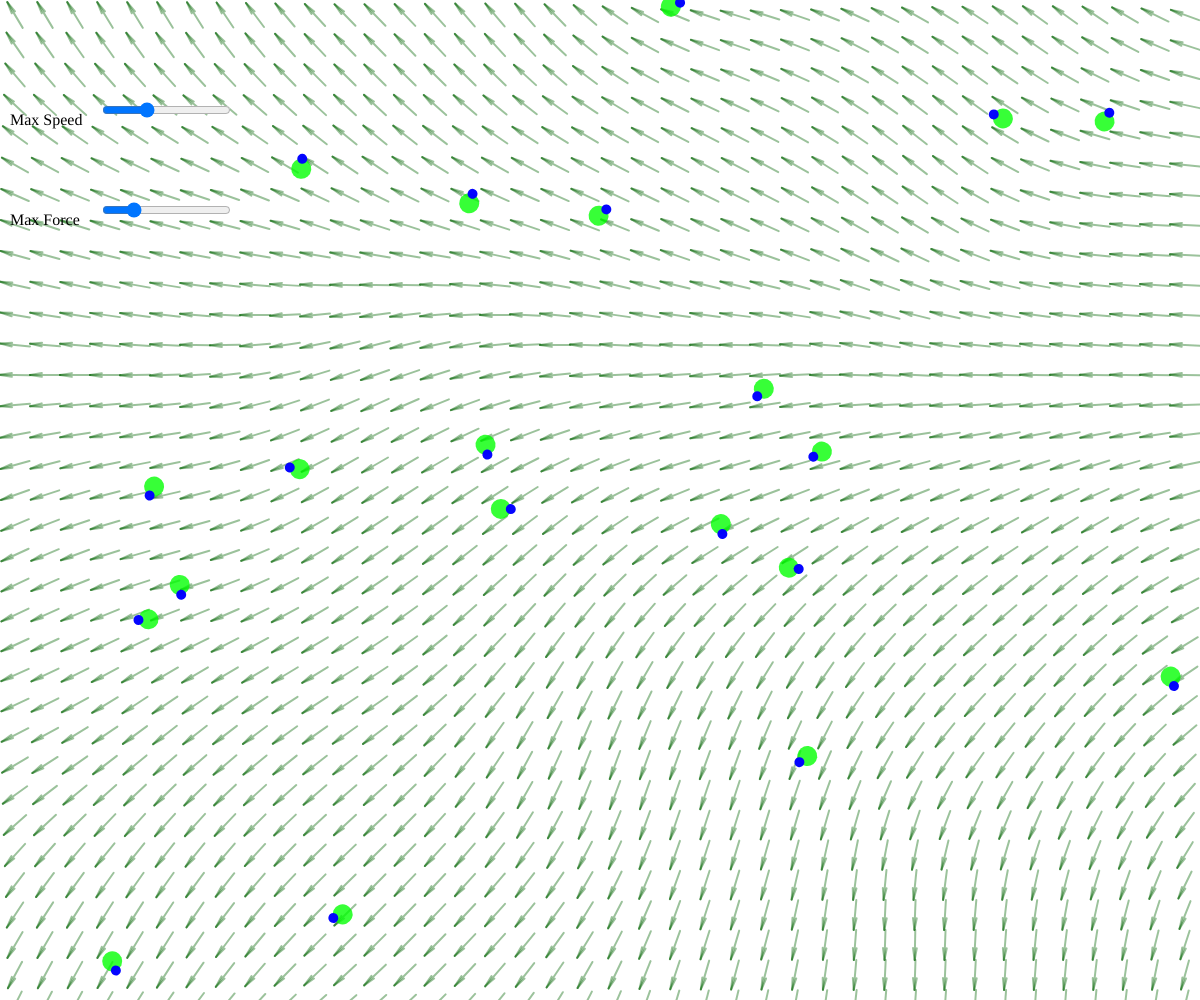
Frame 1 (no input)
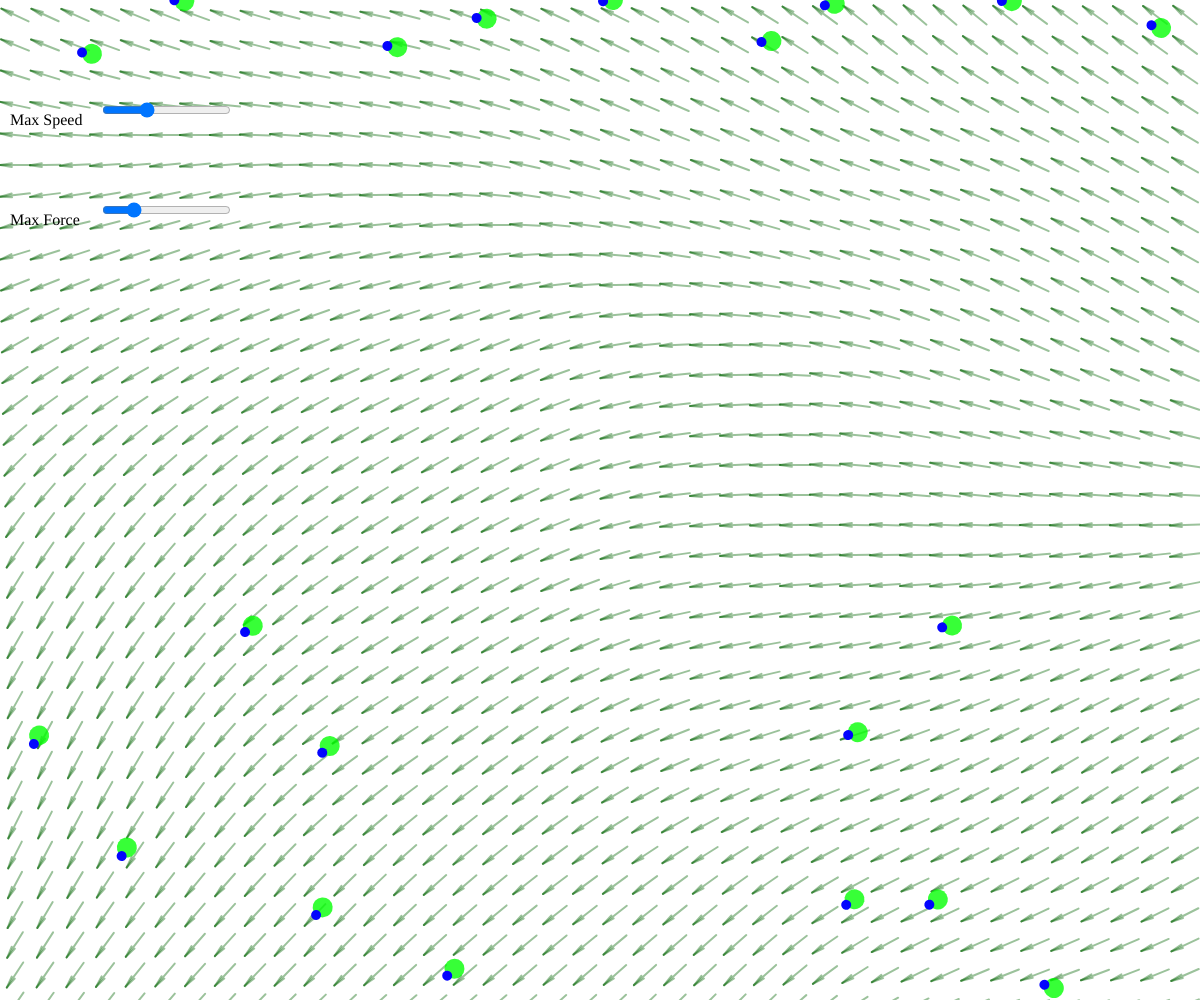
Frame 60 (no input)
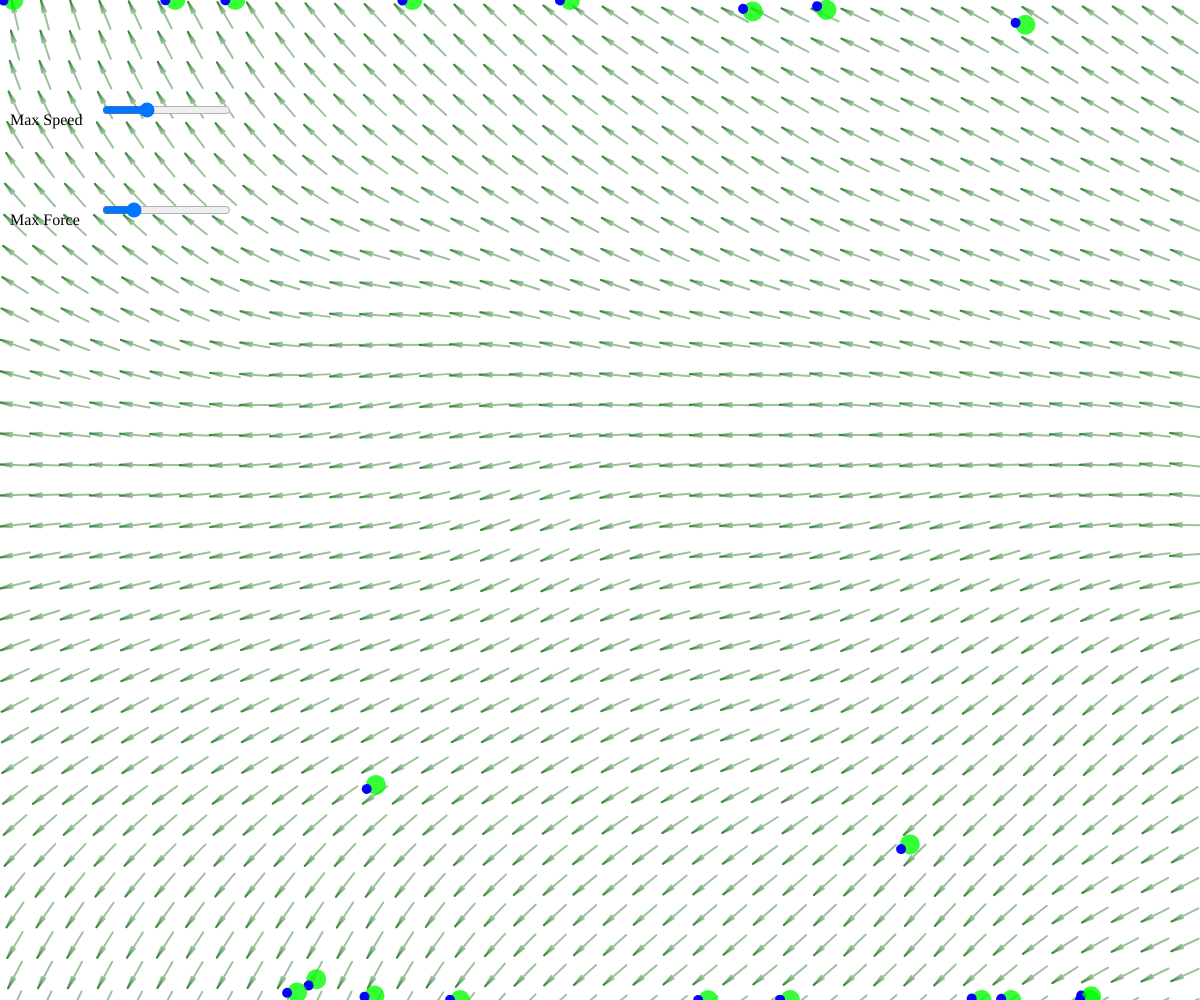
Frame 120 (the mouse pressed at the canvas centre since frame 60)

The p5.js sketch that drew these frames (run headless with seeded random() and noise() and a simulated clock; from frame 60 on, the mouse is pressed at the canvas centre):

// p5.js sketch
// ── sketch.js
class Arrow{
  constructor(pos,len,angle){
    this.pos = pos.copy();
    this.len = len;
    this.angle = angle;

    this.isChosed = false;

    this.perlinX = 0;
    this.perlinY = 1;
  }

  update(){
    push();
      translate(this.pos.x,this.pos.y);
      rotate(this.angle);
      let p1 = createVector(1,0).mult(this.len/2);
      let p2 = createVector(1,0).mult(-this.len/2);
      strokeCap(ROUND);
      strokeJoin(ROUND);
      if(this.isChosed){
        strokeWeight(10);
      }else{
        strokeWeight(2);
      }
      stroke(0,100,0,100);
      line(p1.x,p1.y,p2.x,p2.y);

      let d = 12;
      let lAng = Math.PI - Math.PI/20;
      push();
        translate(p1.x,p1.y);
        rotate(lAng);
        line(0,0,d,0);
      pop();
      push();
        translate(p1.x,p1.y);
        rotate(-lAng);
        line(0,0,d,0);
      pop();
    pop();
  }

  setAngle(angle){
    this.angle = angle;
  }

  getAngle(){
    return this.angle;
  }

  getPos(){
    return this.pos.copy();
  }
}

class Flow{
  constructor(cellSize){
    this.width = width;
    this.height = height;

    this.cellSize = cellSize;
    this.rows = Math.ceil(this.height/this.cellSize);
    this.cols = Math.ceil(this.width/this.cellSize);
    this.arrows = [];
    this.createArrows();
    this.drawGrid();
  }

  createArrows(){
    let deltaXY = this.cellSize/2;

    for(let i = 0;i < this.rows;i ++){
      let arr = [];
      for(let j = 0;j < this.cols;j ++){
        let arrow = new Arrow(createVector(j * this.cellSize+deltaXY,i * this.cellSize+deltaXY),this.cellSize,random(0,Math.PI * 2));
        arr.push(arrow);
      }
      this.arrows.push(arr);
    }
  }

  drawGrid(){
    noFill();
    stroke(255,30,30,240);
    for(let i = 0;i < this.cols;i ++){
      line(i * this.cellSize,0,i * this.cellSize,this.height);
    }
    for(let i = 0;i < this.rows;i ++){
      line(0,i * this.cellSize,this.width,i * this.cellSize);
    }
  }

  getArrowAngle(x,y){
    let arrow = this.getArrow(x,y);
    return arrow ? arrow.getAngle() : -Infinity;
  }

  getArrow(x,y){
    let i = 0;
    let j = 0;
    j = Math.floor(x / this.cellSize);
    i = Math.floor(y / this.cellSize);
    if(!this.arrows[i] || !this.arrows[i][j]) return null;
    return this.arrows[i][j];
  }

  effectByMouse(){
    let mousePos = createVector(mouseX,mouseY);
    for(let i = 0;i < this.rows;i ++){
      for(let j = 0;j < this.cols;j ++){
        let arrow = this.arrows[i][j];
        let angle = p5.Vector.sub(mousePos,arrow.getPos());
        arrow.setAngle(angle.heading());
      }
    }
  }

  effectByPerlinNoise(){
    let xoff = 0;
    for(let i = 0;i < this.rows;i ++){
      let yoff = 0;
      xoff += 0.02;
      for(let j = 0;j < this.cols;j ++){
        yoff += 0.02;
        let zoff = frameCount * 0.02;
        let rand = noise(xoff,yoff,zoff);
        let angle = map(rand,0,1,0,Math.PI*2);
        let arrow = this.arrows[i][j];
        arrow.setAngle(angle);
      }
    }
  }


  update(){
    for(let i = 0;i < this.rows;i ++){
      for(let j = 0;j < this.cols;j ++){
        let arrow = this.arrows[i][j];
        arrow.update();
      }
    }
  }

  display(){

  }
}

class Vehicle{
  constructor(pos,flow){
    this.flow = flow;

    this.pos = pos.copy();
    this.vel = p5.Vector.random2D().mult(random(1,5));
    this.acc = createVector(0,0);

    this.angle = 0;

    this.size = 20;

    this.maxSpeed = carMaxSpeedSlider.value();
    this.maxForce = carMaxForceSlider.value();
  }

  resetPosition(){
    this.pos = createVector(random(0,width),random(0,height));
  }

  applyForce(force){
    this.acc.add(force);
  }

  //寻找目标
  seek(){
    let arrow = this.flow.getArrow(this.pos.x,this.pos.y);
    if(!arrow)  return;//屏幕外面没有需要到达的路径了
    let angle = arrow.getAngle();
    let steeringForce = p5.Vector.fromAngle(angle);
    this.applyForce(steeringForce);
  }

  update(){
    this.seek();
    //标准的欧拉积分
    this.vel.add(this.acc);
    this.vel = this.vel.copy().normalize().mult(constrain(this.vel.mag(),0,this.maxSpeed));
    this.pos.add(this.vel);
    this.acc.mult(0);

    this.angle = this.vel.heading();
    this.checkEdge();
  }

  checkEdge(){
    if(this.pos.x > width)  this.pos.x = 0;
    if(this.pos.x < 0)  this.pos.x = width;
    if(this.pos.y > height)  this.pos.y = 0;
    if(this.pos.y < 0)  this.pos.y = height;
  }

  display(){
    push();
      translate(this.pos.x,this.pos.y);
      rotate(this.angle);

      noStroke();
      fill(0,255,0,200);
      circle(0,0,this.size);

      noStroke();
      fill(0,0,255,250);
      circle(this.size/2,0,this.size/2);
    pop();
  }
}



let flow;

let cars = [];
let carCount = 20;

let carMaxSpeedSlider = null;
let carMaxForceSlider = null;

function setup() {
  createCanvas(windowWidth,windowHeight);

  let maxSpeedText = createP('Max Speed');
  maxSpeedText.position(10,100-5);
  carMaxSpeedSlider = createSlider(0.1,30,10,0.1);
  carMaxSpeedSlider.position(100,100);

  let maxForceText = createP('Max Force');
  maxForceText.position(10,200-5);
  carMaxForceSlider = createSlider(0.05,1,0.2,0.1);
  carMaxForceSlider.position(100,200);


  flow = new Flow(30);
  for(let i = 0;i < carCount;i ++){
    let car = new Vehicle(createVector(random(0,width),random(0,height)),flow);
    cars.push(car);
  }
}

function draw() {
  background(255);

  flow.effectByPerlinNoise();
  flow.update();
  flow.display();

  for(let i = 0;i < carCount;i ++){
    let car = cars[i];
    car.maxSpeed = carMaxSpeedSlider.value();
    car.maxForce = carMaxForceSlider.value();
    car.update();
    car.display();
  }
}
